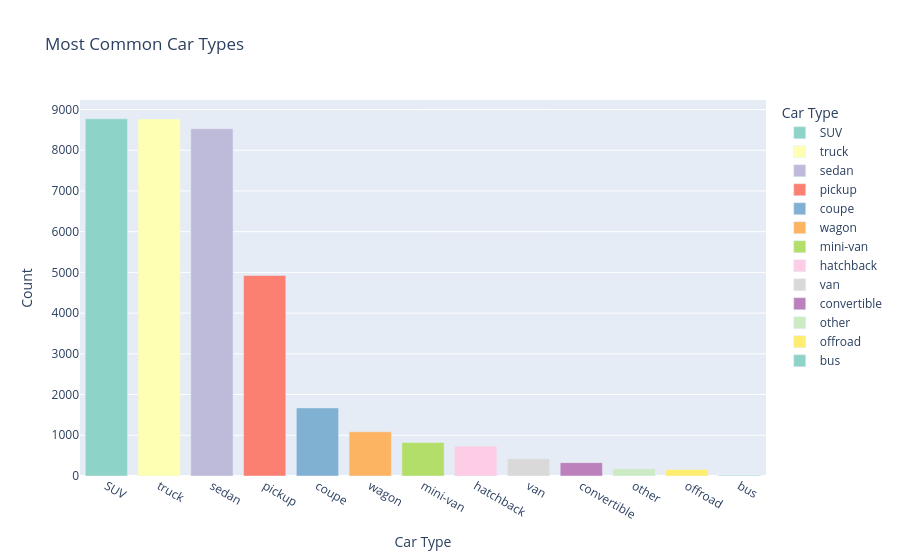

Notebook code cell kept with this figure:
### Markdown cell above
This scatter plot shows the relationship between a vehicle's model year and its price. The x-axis represents the model year, while the y-axis represents the price. Each point represents a vehicle, with colors indicating different fuel types. The plot helps identify trends, such as newer vehicles generally having higher prices, while older vehicles tend to be priced lower. The distribution of fuel types can also provide insights into whether certain fuel types (gas, diesel, electric) are more common in newer or older vehicles. Outliers may indicate unusually high or low prices for certain model years. Newer vehicles generally have higher prices, but there’s a sharp price drop for cars older than 10 years. Some classic models retain high prices despite their age. Depreciation is steep in the first few years, but some older vehicles hold value due to rarity or brand prestige. I can interpret that newer vehicles have higher prices, showing depreciation over time. The gas and diesel fuel types make up the majority of fuel trends. Electric and hybrid vehicles apppear in more recently and are generally priced higher, which show thier advanced postion in the market. There are some older vehicles (pre-1980) that  retain high prices, indicating classic or collector cars. Additionally, a few extreme high-value points in newer models suggest luxury or rare vehicles. Depreciation follows a normal pattern, but fuel type plays a role in pricing—electric and hybrid cars appear to hold higher value in the newer market.

### Code cell
car_type_counts = df["type"].value_counts().reset_index()
car_type_counts.columns = ["Car Type", "Count"]  

fig = px.bar(car_type_counts, x="Car Type", y="Count",
             title="Most Common Car Types", labels={"Car Type": "Car Type", "Count": "Count"},
             color="Car Type", color_discrete_sequence=px.colors.qualitative.Set3)

fig.show()

### Figure 1 — Plotly figure (JSON) as saved in the notebook; plotly's stock layout.template omitted (floating-point values rounded to 4 significant figures)
{"data": [{"alignmentgroup": "True", "hovertemplate": "Car Type=%{x}<br>Count=%{y}<extra></extra>", "legendgroup": "SUV", "marker": {"color": "rgb(141,211,199)", "pattern": {"shape": ""}}, "name": "SUV", "offsetgroup": "SUV", "orientation": "v", "showlegend": true, "textposition": "auto", "type": "bar", "x": ["SUV"], "xaxis": "x", "y": [8772], "yaxis": "y"}, {"alignmentgroup": "True", "hovertemplate": "Car Type=%{x}<br>Count=%{y}<extra></extra>", "legendgroup": "truck", "marker": {"color": "rgb(255,255,179)", "pattern": {"shape": ""}}, "name": "truck", "offsetgroup": "truck", "orientation": "v", "showlegend": true, "textposition": "auto", "type": "bar", "x": ["truck"], "xaxis": "x", "y": [8768], "yaxis": "y"}, {"alignmentgroup": "True", "hovertemplate": "Car Type=%{x}<br>Count=%{y}<extra></extra>", "legendgroup": "sedan", "marker": {"color": "rgb(190,186,218)", "pattern": {"shape": ""}}, "name": "sedan", "offsetgroup": "sedan", "orientation": "v", "showlegend": true, "textposition": "auto", "type": "bar", "x": ["sedan"], "xaxis": "x", "y": [8528], "yaxis": "y"}, {"alignmentgroup": "True", "hovertemplate": "Car Type=%{x}<br>Count=%{y}<extra></extra>", "legendgroup": "pickup", "marker": {"color": "rgb(251,128,114)", "pattern": {"shape": ""}}, "name": "pickup", "offsetgroup": "pickup", "orientation": "v", "showlegend": true, "textposition": "auto", "type": "bar", "x": ["pickup"], "xaxis": "x", "y": [4924], "yaxis": "y"}, {"alignmentgroup": "True", "hovertemplate": "Car Type=%{x}<br>Count=%{y}<extra></extra>", "legendgroup": "coupe", "marker": {"color": "rgb(128,177,211)", "pattern": {"shape": ""}}, "name": "coupe", "offsetgroup": "coupe", "orientation": "v", "showlegend": true, "textposition": "auto", "type": "bar", "x": ["coupe"], "xaxis": "x", "y": [1672], "yaxis": "y"}, {"alignmentgroup": "True", "hovertemplate": "Car Type=%{x}<br>Count=%{y}<extra></extra>", "legendgroup": "wagon", "marker": {"color": "rgb(253,180,98)", "pattern": {"shape": ""}}, "name": "wagon", "offsetgroup": "wagon", "orientation": "v", "showlegend": true, "textposition": "auto", "type": "bar", "x": ["wagon"], "xaxis": "x", "y": [1086], "yaxis": "y"}, {"alignmentgroup": "True", "hovertemplate": "Car Type=%{x}<br>Count=%{y}<extra></extra>", "legendgroup": "mini-van", "marker": {"color": "rgb(179,222,105)", "pattern": {"shape": ""}}, "name": "mini-van", "offsetgroup": "mini-van", "orientation": "v", "showlegend": true, "textposition": "auto", "type": "bar", "x": ["mini-van"], "xaxis": "x", "y": [825], "yaxis": "y"}, {"alignmentgroup": "True", "hovertemplate": "Car Type=%{x}<br>Count=%{y}<extra></extra>", "legendgroup": "hatchback", "marker": {"color": "rgb(252,205,229)", "pattern": {"shape": ""}}, "name": "hatchback", "offsetgroup": "hatchback", "orientation": "v", "showlegend": true, "textposition": "auto", "type": "bar", "x": ["hatchback"], "xaxis": "x", "y": [736], "yaxis": "y"}, {"alignmentgroup": "True", "hovertemplate": "Car Type=%{x}<br>Count=%{y}<extra></extra>", "legendgroup": "van", "marker": {"color": "rgb(217,217,217)", "pattern": {"shape": ""}}, "name": "van", "offsetgroup": "van", "orientation": "v", "showlegend": true, "textposition": "auto", "type": "bar", "x": ["van"], "xaxis": "x", "y": [422], "yaxis": "y"}, {"alignmentgroup": "True", "hovertemplate": "Car Type=%{x}<br>Count=%{y}<extra></extra>", "legendgroup": "convertible", "marker": {"color": "rgb(188,128,189)", "pattern": {"shape": ""}}, "name": "convertible", "offsetgroup": "convertible", "orientation": "v", "showlegend": true, "textposition": "auto", "type": "bar", "x": ["convertible"], "xaxis": "x", "y": [328], "yaxis": "y"}, {"alignmentgroup": "True", "hovertemplate": "Car Type=%{x}<br>Count=%{y}<extra></extra>", "legendgroup": "other", "marker": {"color": "rgb(204,235,197)", "pattern": {"shape": ""}}, "name": "other", "offsetgroup": "other", "orientation": "v", "showlegend": true, "textposition": "auto", "type": "bar", "x": ["other"], "xaxis": "x", "y": [179], "yaxis": "y"}, {"alignmentgroup": "True", "hovertemplate": "Car Type=%{x}<br>Count=%{y}<extra></extra>", "legendgroup": "offroad", "marker": {"color": "rgb(255,237,111)", "pattern": {"shape": ""}}, "name": "offroad", "offsetgroup": "offroad", "orientation": "v", "showlegend": true, "textposition": "auto", "type": "bar", "x": ["offroad"], "xaxis": "x", "y": [160], "yaxis": "y"}, {"alignmentgroup": "True", "hovertemplate": "Car Type=%{x}<br>Count=%{y}<extra></extra>", "legendgroup": "bus", "marker": {"color": "rgb(141,211,199)", "pattern": {"shape": ""}}, "name": "bus", "offsetgroup": "bus", "orientation": "v", "showlegend": true, "textposition": "auto", "type": "bar", "x": ["bus"], "xaxis": "x", "y": [19], "yaxis": "y"}], "layout": {"autosize": true, "barmode": "relative", "legend": {"title": {"text": "Car Type"}, "tracegroupgap": 0}, "title": {"text": "Most Common Car Types"}, "xaxis": {"anchor": "y", "autorange": true, "categoryarray": ["SUV", "truck", "sedan", "pickup", "coupe", "wagon", "mini-van", "hatchback", "van", "convertible", "other", "offroad", "bus"], "categoryorder": "array", "domain": [0, 1], "range": [-0.5, 12.5], "title": {"text": "Car Type"}, "type": "category"}, "yaxis": {"anchor": "x", "autorange": true, "domain": [0, 1], "range": [0, 9234.0], "title": {"text": "Count"}, "type": "linear"}}}
